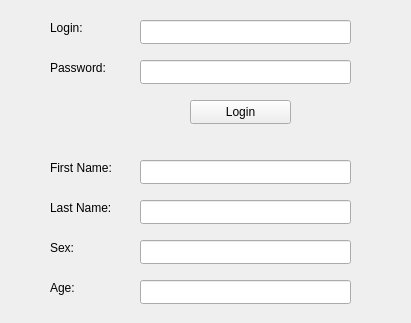
<?xml version="1.0" encoding="UTF-8"?>
<ui version="4.0">
 <class>Authorization</class>
 <widget class="QWidget" name="Authorization">
  <property name="geometry">
   <rect>
    <x>0</x>
    <y>0</y>
    <width>411</width>
    <height>323</height>
   </rect>
  </property>
  <property name="windowTitle">
   <string>Form</string>
  </property>
  <widget class="QLabel" name="labelLogin">
   <property name="geometry">
    <rect>
     <x>50</x>
     <y>20</y>
     <width>59</width>
     <height>16</height>
    </rect>
   </property>
   <property name="text">
    <string>Login:</string>
   </property>
  </widget>
  <widget class="QLineEdit" name="lineEditLogin">
   <property name="geometry">
    <rect>
     <x>140</x>
     <y>20</y>
     <width>211</width>
     <height>24</height>
    </rect>
   </property>
  </widget>
  <widget class="QLabel" name="labelPassword">
   <property name="geometry">
    <rect>
     <x>50</x>
     <y>60</y>
     <width>71</width>
     <height>16</height>
    </rect>
   </property>
   <property name="text">
    <string>Password:</string>
   </property>
  </widget>
  <widget class="QLineEdit" name="lineEditPassword">
   <property name="geometry">
    <rect>
     <x>140</x>
     <y>60</y>
     <width>211</width>
     <height>24</height>
    </rect>
   </property>
  </widget>
  <widget class="QPushButton" name="pushButton">
   <property name="geometry">
    <rect>
     <x>190</x>
     <y>100</y>
     <width>101</width>
     <height>24</height>
    </rect>
   </property>
   <property name="text">
    <string>Login</string>
   </property>
  </widget>
  <widget class="QLabel" name="labelFirstName">
   <property name="geometry">
    <rect>
     <x>50</x>
     <y>160</y>
     <width>81</width>
     <height>16</height>
    </rect>
   </property>
   <property name="text">
    <string>First Name:</string>
   </property>
  </widget>
  <widget class="QLineEdit" name="lineEditFirstName">
   <property name="geometry">
    <rect>
     <x>140</x>
     <y>160</y>
     <width>211</width>
     <height>24</height>
    </rect>
   </property>
  </widget>
  <widget class="QLineEdit" name="lineEditLastName">
   <property name="geometry">
    <rect>
     <x>140</x>
     <y>200</y>
     <width>211</width>
     <height>24</height>
    </rect>
   </property>
   <property name="text">
    <string/>
   </property>
  </widget>
  <widget class="QLabel" name="labelLastName">
   <property name="geometry">
    <rect>
     <x>50</x>
     <y>200</y>
     <width>81</width>
     <height>16</height>
    </rect>
   </property>
   <property name="text">
    <string>Last Name:</string>
   </property>
  </widget>
  <widget class="QLineEdit" name="lineEditSex">
   <property name="geometry">
    <rect>
     <x>140</x>
     <y>240</y>
     <width>211</width>
     <height>24</height>
    </rect>
   </property>
   <property name="text">
    <string/>
   </property>
  </widget>
  <widget class="QLabel" name="labelSex">
   <property name="geometry">
    <rect>
     <x>50</x>
     <y>240</y>
     <width>81</width>
     <height>16</height>
    </rect>
   </property>
   <property name="text">
    <string>Sex:</string>
   </property>
  </widget>
  <widget class="QLabel" name="labelAge">
   <property name="geometry">
    <rect>
     <x>50</x>
     <y>280</y>
     <width>81</width>
     <height>16</height>
    </rect>
   </property>
   <property name="text">
    <string>Age:</string>
   </property>
  </widget>
  <widget class="QLineEdit" name="lineEditAge">
   <property name="geometry">
    <rect>
     <x>140</x>
     <y>280</y>
     <width>211</width>
     <height>24</height>
    </rect>
   </property>
   <property name="text">
    <string/>
   </property>
  </widget>
 </widget>
 <resources/>
 <connections/>
</ui>
